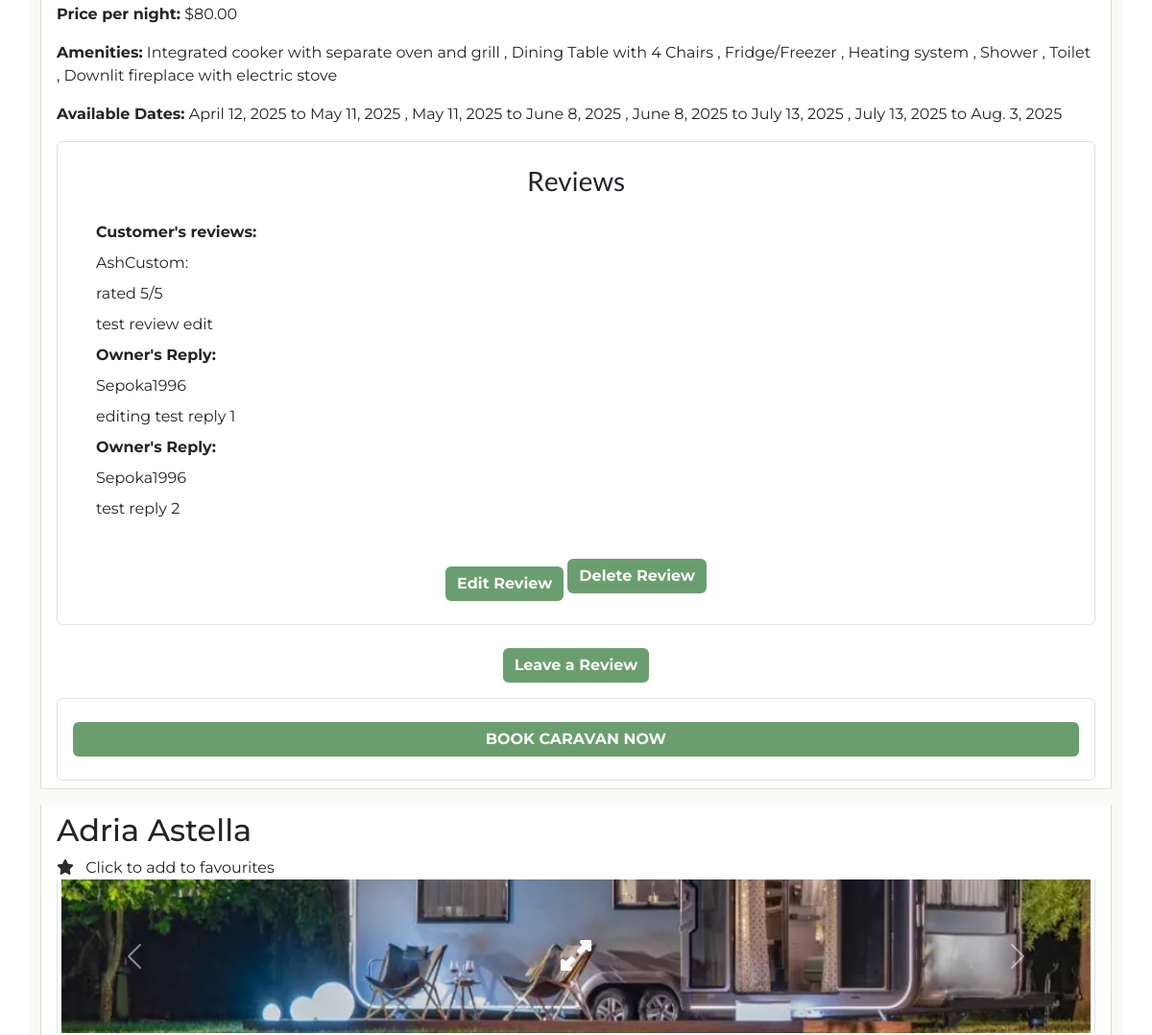
Before: /listings/listings/ (signed in, middle part) with the older database file.
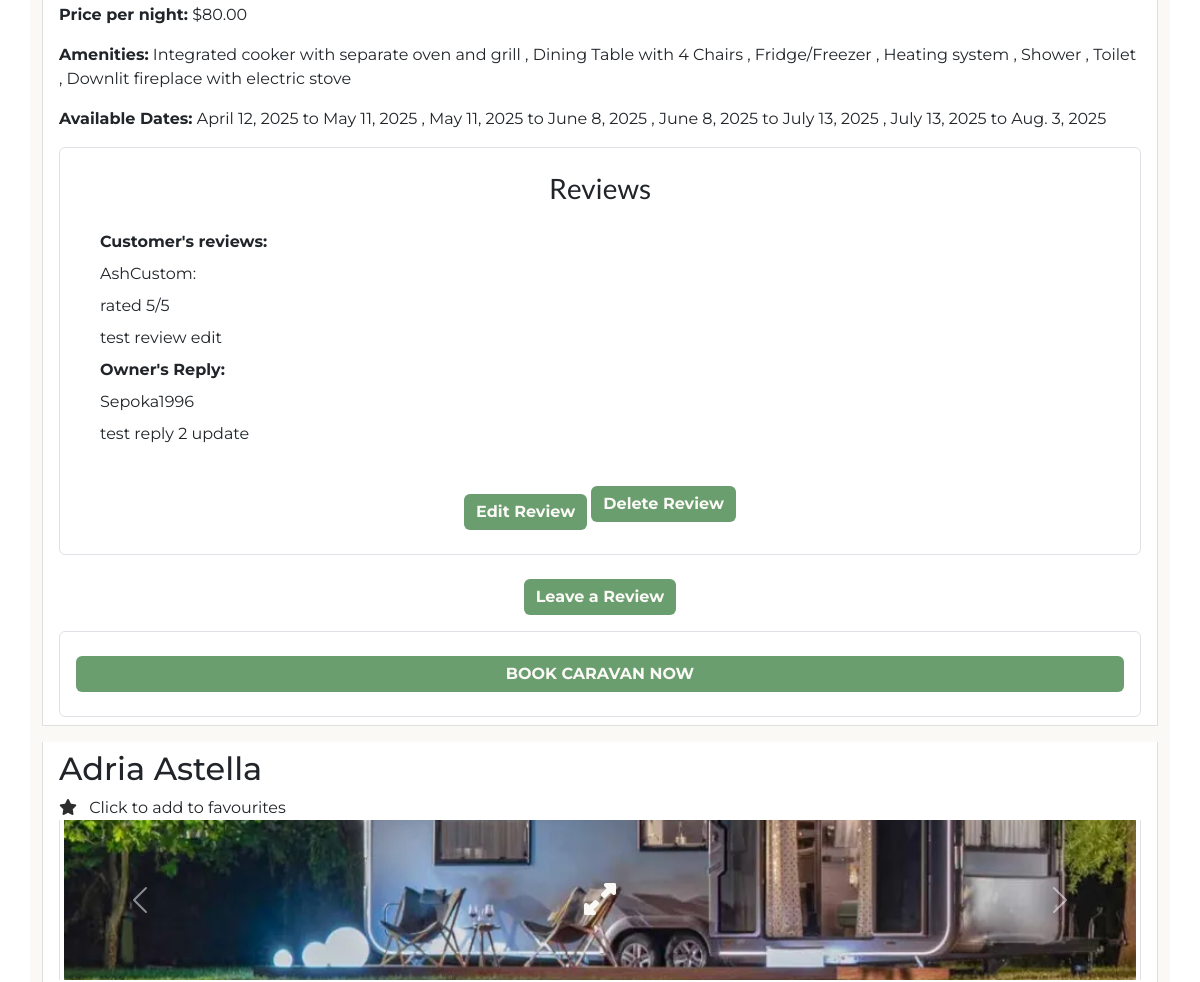
After: the same page with the newer database file.
### listings/models.py (models this page shows, shortened)
class Caravan(models.Model):
    owner = models.ForeignKey(
        User, on_delete=models.CASCADE, related_name='caravans'
    )
    title = models.CharField(max_length=100)
    description = models.TextField()
    berth = models.CharField(
        max_length=10, choices=[
            ('small', 'Two-berth'),
            ('medium', 'Four-berth'),
            ('large', 'Six-berth')
        ]
    )
    price_per_night = models.DecimalField(max_digits=6, decimal_places=2)
    location = models.CharField(max_length=100)
    amenities = models.ManyToManyField(Amenity, related_name='caravans')
    favourites = models.ManyToManyField(
        User, related_name='favourite_caravans', blank=True
    )
    @property
    def is_available(self):
        today = date.today()
        future_availabilities = self.availabilities.filter(
            start_date__gt=today, is_available=True
        )
        return future_availabilities.exists()

class Amenity(models.Model):
    name = models.CharField(max_length=50)
    owner = models.ForeignKey(
        User,
        on_delete=models.CASCADE,
        related_name='amenities',
        null=False,
        blank=False,
        default=1
    )

class Availability(models.Model):
    caravan = models.ForeignKey(
        Caravan, on_delete=models.CASCADE,
        related_name='availabilities'
    )
    start_date = models.DateField(blank=False)
    end_date = models.DateField(null=True, blank=True)
    is_available = models.BooleanField(default=True)

class Review(models.Model):
    caravan = models.ForeignKey(
        Caravan, on_delete=models.CASCADE, related_name='reviews'
    )
    customer = models.ForeignKey(
        User, on_delete=models.CASCADE, related_name='reviews'
    )
    rating = models.IntegerField()
    comment = models.TextField()
    created_at = models.DateTimeField(auto_now_add=True)
    updated_at = models.DateTimeField(auto_now=True)
    approved = models.BooleanField(default=False)

class Reply(models.Model):
    review = models.ForeignKey(
        Review, on_delete=models.CASCADE, related_name='replies'
    )
    owner = models.ForeignKey(
        User, on_delete=models.CASCADE, related_name='replies'
    )
    reply = models.TextField()
    created_at = models.DateTimeField(auto_now_add=True)
    updated_at = models.DateTimeField(auto_now=True)

class CaravanImage(models.Model):
    caravan = models.ForeignKey(
        Caravan, on_delete=models.CASCADE, related_name='images'
    )
    image = models.ImageField(upload_to='static/images/')

### listings/views.py (the view)
# urls.py: path('listings/', views.listings_view, name='listings'),
@login_required
def listings_view(request):
    user_type = request.user.profile.user_type
    if user_type == 'owner':
        caravans = Caravan.objects.filter(owner=request.user)
    else:
        caravans = Caravan.objects.all()
    search_query = request.GET.get('search', '')
    if search_query:
        caravans = caravans.filter(
            Q(title__icontains=search_query) |
            Q(description__icontains=search_query) |
            Q(location__icontains=search_query)
        )
    filter_berth = request.GET.get('berth', '')
    filter_location = request.GET.get('location', '')
    min_price = request.GET.get('min_price', '')
    max_price = request.GET.get('max_price', '')
    available_from = request.GET.get('available_from', '')
    available_to = request.GET.get('available_to', '')
    filter_amenities = request.GET.getlist('amenities', [])
    if filter_berth:
        caravans = caravans.filter(berth=filter_berth)
    if filter_location:
        caravans = caravans.filter(location__icontains=filter_location)
    if min_price:
        caravans = caravans.filter(price_per_night__gte=min_price)
    if max_price:
        caravans = caravans.filter(price_per_night__lte=max_price)
    if available_from:
        caravans = caravans.filter(
            availabilities__start_date__gte=available_from
        )
    if available_to:
        caravans = caravans.filter(availabilities__end_date__lte=available_to)
    if filter_amenities:
        caravans = caravans.filter(
            amenities__id__in=filter_amenities
        ).distinct()
    caravans = caravans.prefetch_related(
        'amenities', 'images', 'availabilities'
    )
    for caravan in caravans:
        caravan.is_favourite = caravan.favourites.filter(
            id=request.user.id).exists()
    context = {
        'caravans': caravans,
        'user_type': user_type,
        'username': request.user.username,
        'amenities': Amenity.objects.all(),
        'selected_amenities': filter_amenities,
    }
    return render(request, 'listings/listing_page.html', context)

### listings/templates/listings/listing_page.html (shortened to what the changed rows need)
{% extends "base.html" %}
{% block content %}
<div class="container mt-5 bg-styles">
    {% if caravans %}
    <ul class="list-group">
        {% for caravan in caravans %}
        <li class="list-group-item mb-3" id="caravan-{{ caravan.pk }}">
            <h2>{{ caravan.title }}</h2>
            {% if user_type == "customer" %}
            <i class="fa fa-star favourite-icon {% if caravan.is_favourite %}favourite{% endif %} text-center" data-caravan-id="{{ caravan.pk }}"></i>
            <span class="ms-2">Click to add to favourites</span>
            {% endif %}
            <div id="carousel{{ caravan.pk }}" class="carousel slide">
                <div class="carousel-inner">
                    {% for image in caravan.images.all %}
                    <div class="carousel-item {% if forloop.first %}active{% endif %}">
                        <img src="{{ image.image.url }}" class="d-block w-100 img-thumbnail" alt="{{ caravan.title }}">
                        <div class="position-absolute top-50 start-50 translate-middle" data-bs-toggle="modal" data-bs-target="#imageModal" data-bs-image-url="{{ image.image.url }}" data-bs-carousel-id="carousel{{ caravan.pk }}">
                            <i class="fa-solid fa-up-right-and-down-left-from-center fa-2x text-white"></i>
                        </div>
                    </div>
                    {% endfor %}
                </div>
                <button class="carousel-control-prev" type="button" data-bs-target="#carousel{{ caravan.pk }}" data-bs-slide="prev">
                    <span class="carousel-control-prev-icon" aria-hidden="true"></span>
                </button>
                <button class="carousel-control-next" type="button" data-bs-target="#carousel{{ caravan.pk }}" data-bs-slide="next">
                    <span class="carousel-control-next-icon" aria-hidden="true"></span>
                </button>
            </div>
            <p>
                <strong>Price per night:</strong> ${{ caravan.price_per_night }}
            </p>
            <p>
                <strong>Amenities:</strong>
                {% for amenity in caravan.amenities.all %}
                    {{ amenity.name }}
                    {% if not forloop.last %},
                    {% endif %}
                {% endfor %}
            </p>
            <p>
                <strong>Available Dates:</strong>
                {% for availability in caravan.availabilities.all %}
                    {{ availability.start_date }} to {{ availability.end_date }}
                    {% if not forloop.last %},
                    {% endif %}
                {% endfor %}
            </p>
            <div class="border rounded p-4 mb-3">
                <h3 class="text-center title">Reviews</h3>
                {% if caravan.reviews.all|length > 0 %}
                {% for review in caravan.reviews.all %}
                {% if review.approved or user_type == "owner" or review.customer == request.user %}
                    <div class="review mb-3 p-3" id="review-{{ review.pk }}">
                        <p>
                            <strong>Customer's reviews:</strong>
                        </p>
                        <p>{{ review.customer.username }}:</p>
                        <p>rated {{ review.rating }}/5</p>
                        <p>{{ review.comment }}</p>
                        {% for reply in review.replies.all %}
                            <p>
                                <strong>Owner's Reply:</strong>
                            </p>
                            <p>{{ reply.owner.username }}</p>
                            <p>{{ reply.reply }}</p>
                        {% endfor %}
                    </div>
                    {% if user_type == "customer" %}
                        <div class="text-center">
                            <button type="button" class="btn btn-warning mt-2 btn-styles edit-review-btn" data-bs-toggle="modal" data-bs-target="#editReviewModal{{ review.pk }}" data-review-id="{{ review.pk }}" data-rating="{{ review.rating }}" data-comment="{{ review.comment }}">
                                Edit Review
                            </button>
                            <button type="button" class="btn btn-danger btn-styles delete-review-btn mb-2" data-url="{% url 'delete_review' review.pk %}">
                                Delete Review
                            </button>
                        </div>
                    {% endif %}
                {% endif %}
                {% endfor %}
                {% endif %}
            </div>
            {% if user_type == "customer" %}
            <div class="text-center">
                <button type="button" class="btn btn-primary mt-2 btn-styles leave-review-btn" data-bs-toggle="modal" data-bs-target="#submitReviewModal{{ caravan.pk }}" data-caravan-id="{{ caravan.pk }}">
                    Leave a Review
                </button>
            </div>
            {% endif %}
            {% if user_type == "owner" %}
                <div class="row mt-3 {% if caravan.reviews.all|length == 0 %}border rounded p-2 text-center{% endif %}">
                    <div class="col">
                        <a href="{% url 'edit_caravan' caravan.pk %}" class="btn btn-warning btn-styles {% if caravan.reviews.all|length == 0 %}mb-2{% endif %}">
                            Edit caravan
                        </a>
                    </div>
                    <div class="col">
                        <form method="post" action="{% url 'delete_caravan' caravan.pk %}" id="delete-button">
                            {% csrf_token %}
                            <button type="submit" class="btn btn-danger btn-styles">Delete caravan</button>
                        </form>
                    </div>
                </div>
            {% elif user_type == "customer" %}
                <div class="text-center mt-3 {% if caravan.reviews.all|length > 0 %}border rounded p-3{% endif %}">
                    {% if caravan.is_available %}
                        <a href="{% url 'book_caravan' caravan.id %}" class="btn btn-success btn-styles book-now-btn w-100 mt-2 mb-2" data-caravan-id="{{ caravan.id }}">
                            BOOK CARAVAN NOW
                        </a>
                    {% else %}
                        <button class="btn btn-secondary btn-styles w-100" disabled>Not Available</button>
                    {% endif %}
                </div>
            {% endif %}
        </li>
        {% endfor %}
    </ul>
    {% else %}
    <p class="text-center">No caravans available</p>
    {% endif %}
</div>
{% endblock %}

Changed rows visible on the page:
removed Reply: owner.username "Sepoka1996", reply "editing test reply 1"
changed Reply "Sepoka1996": reply "test reply 2" → "test reply 2 update"
